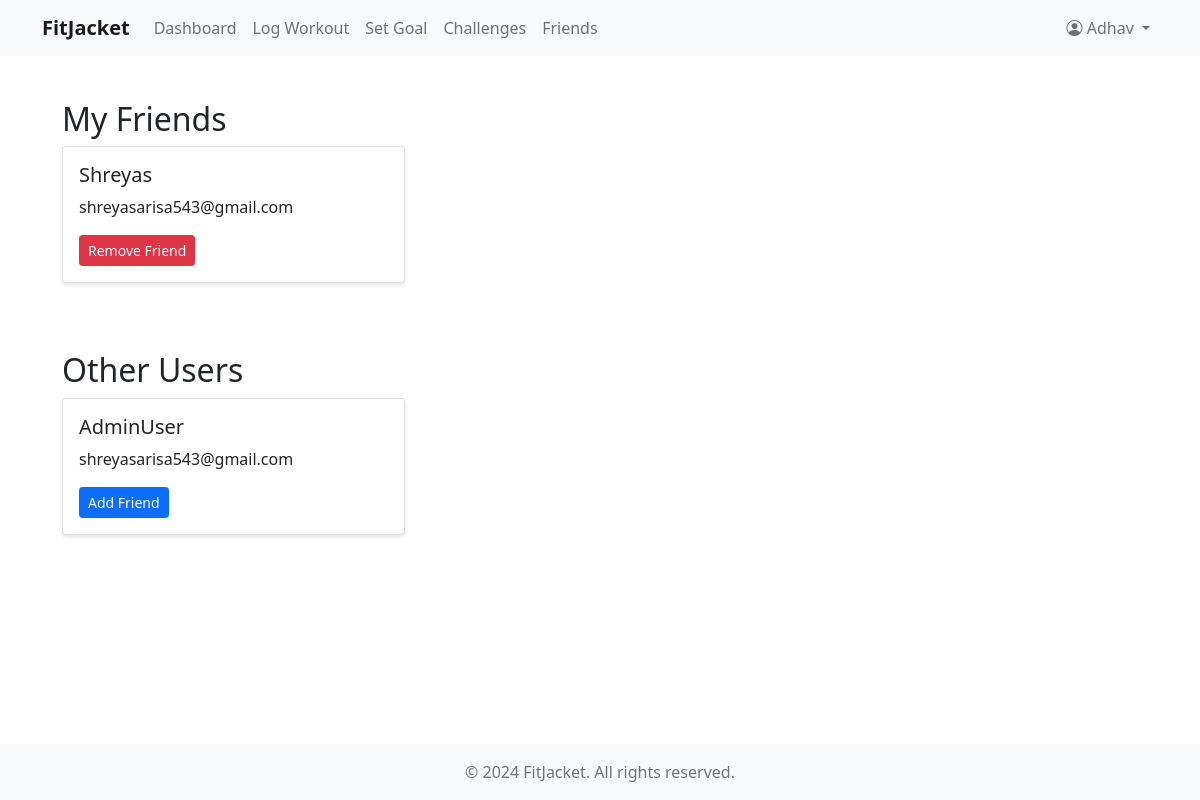
Screenshot of /friends/ (signed in) with the database file from the repository.
### fitness/models.py (models this page shows, shortened)
class CustomUser(AbstractUser):
    USER_TYPE_CHOICES = (
        ('user', 'User'),
        ('coach', 'Coach'),
    )
    user_type = models.CharField(max_length=10, choices=USER_TYPE_CHOICES, default='user')
    bio = models.TextField(blank=True)
    profile_picture = models.ImageField(upload_to='profile_pictures/', null=True, blank=True)
    fitness_level = models.CharField(max_length=20, choices=(
        ('beginner', 'Beginner'),
        ('intermediate', 'Intermediate'),
        ('advanced', 'Advanced'),
    ), default='beginner')
    friends = models.ManyToManyField('self', symmetrical=False, blank=True)

### fitness/views.py (the view)
# urls.py: path('friends/', views.friends, name='friends'),
@login_required
def friends(request):
    friends = request.user.friends.all()
    other_users = CustomUser.objects.exclude(id=request.user.id).exclude(id__in=friends.values_list('id', flat=True))
    return render(request, 'fitness/friends.html', {
        'friends': friends,
        'other_users': other_users
    })

### fitness/templates/fitness/friends.html (shortened to what this page needs)
{% extends 'fitness/base.html' %}
{% block content %}
<div class="container mt-4">
    <h2>My Friends</h2>
    <div class="row">
        {% for friend in friends %}
        <div class="col-md-4 mb-4">
            <div class="card">
                <div class="card-body">
                    <h5 class="card-title">{{ friend.username }}</h5>
                    <p class="card-text">{{ friend.email }}</p>
                    <a href="{% url 'remove_friend' friend.id %}" class="btn btn-danger btn-sm">Remove Friend</a>
                </div>
            </div>
        </div>
        {% empty %}
        <div class="col-12">
            <p>You haven't added any friends yet.</p>
        </div>
        {% endfor %}
    </div>
    <h2 class="mt-4">Other Users</h2>
    <div class="row">
        {% for user in other_users %}
        <div class="col-md-4 mb-4">
            <div class="card">
                <div class="card-body">
                    <h5 class="card-title">{{ user.username }}</h5>
                    <p class="card-text">{{ user.email }}</p>
                    <a href="{% url 'add_friend' user.id %}" class="btn btn-primary btn-sm">Add Friend</a>
                </div>
            </div>
        </div>
        {% empty %}
        <div class="col-12">
            <p>No other users available to add as friends.</p>
        </div>
        {% endfor %}
    </div>
</div>
{% endblock %}

### fitness/templates/fitness/base.html (shortened to what this page needs)
<!DOCTYPE html>
<html lang="en">
<head>
    <link href="https://cdn.jsdelivr.net/npm/bootstrap@5.1.3/dist/css/bootstrap.min.css" rel="stylesheet">
    <link rel="stylesheet" href="https://cdn.jsdelivr.net/npm/bootstrap-icons@1.7.2/font/bootstrap-icons.css">
</head>
<body>
    <nav class="navbar navbar-expand-lg navbar-light bg-light">
        <div class="container">
            <a class="navbar-brand" href="{% url 'home' %}">FitJacket</a>
            <div class="collapse navbar-collapse" id="navbarNav">
                <ul class="navbar-nav me-auto">
                    {% if user.is_authenticated %}
                        <li class="nav-item">
                            <a class="nav-link" href="{% url 'dashboard' %}">Dashboard</a>
                        </li>
                        <li class="nav-item">
                            <a class="nav-link" href="{% url 'log_workout' %}">Log Workout</a>
                        </li>
                        <li class="nav-item">
                            <a class="nav-link" href="{% url 'set_goal' %}">Set Goal</a>
                        </li>
                        <li class="nav-item">
                            <a class="nav-link" href="{% url 'challenges' %}">Challenges</a>
                        </li>
                        <li class="nav-item">
                            <a class="nav-link" href="{% url 'friends' %}">Friends</a>
                        </li>
                    {% endif %}
                </ul>
                <ul class="navbar-nav">
                    {% if user.is_authenticated %}
                        <li class="nav-item dropdown">
                            <a class="nav-link dropdown-toggle" href="#" id="navbarDropdown" role="button" data-bs-toggle="dropdown">
                                <i class="bi bi-person-circle"></i> {{ user.username }}
                            </a>
                        </li>
                    {% endif %}
                </ul>
            </div>
        </div>
    </nav>
    <div class="container main-content">
        {% block content %}
        {% endblock %}
    </div>
    <footer class="footer mt-auto py-3 bg-light">
        <div class="container text-center">
            <span class="text-muted">© 2024 FitJacket. All rights reserved.</span>
        </div>
    </footer>
</body>
</html>

### fitness/templates/fitness/base.html (style rules this page uses)
html, body { height: 100%; margin: 0; }
body { display: flex; flex-direction: column; }
.navbar-brand { font-weight: bold; }
.nav-link { color: #333; }
.main-content { padding: 20px; flex: 1 0 auto; }
.card { margin-bottom: 20px; box-shadow: 0 2px 4px rgba(0,0,0,0.1); }
.footer { flex-shrink: 0; width: 100%; }

### rows the page displays
CustomUser: username "Adhav"
CustomUser: username "Shreyas", email "shreyasarisa543@gmail.com"
CustomUser: username "AdminUser", email "shreyasarisa543@gmail.com"
